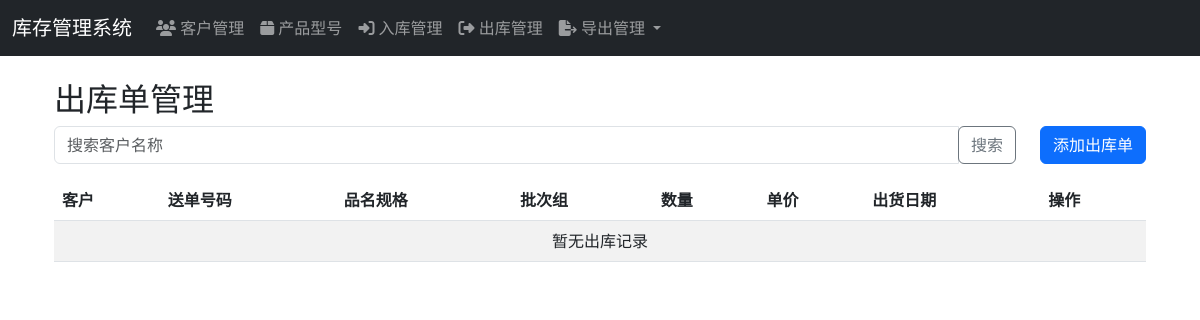
Before: /inventory/outbound/ (signed in) with the older database file.
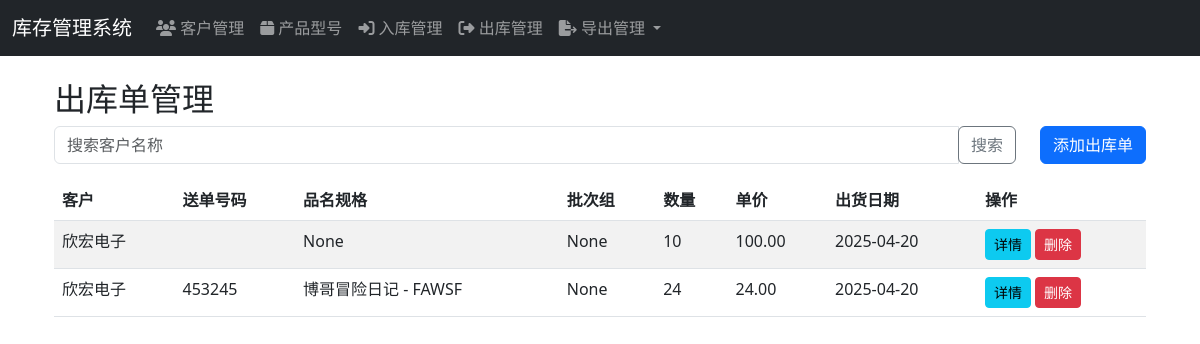
After: the same page with the newer database file.
### inventory/models.py (models this page shows, shortened)
class OutgoingShipment(models.Model):
    document_number = models.CharField('单据编号', max_length=50)
    customer = models.ForeignKey(Customer, on_delete=models.CASCADE, verbose_name='客户')
    product_type = models.ForeignKey(ProductType, on_delete=models.CASCADE, verbose_name='产品型号')
    batch_number = models.CharField('批号', max_length=50)
    product_spec = models.CharField(max_length=200, blank=True, null=True, verbose_name='品名规格')
    shipment_date = models.DateField('出货日期', default=timezone.now)
    order_number = models.CharField('选单号码', max_length=50, blank=True)  # 添加选单号码字段
    quantity = models.IntegerField('数量')
    unit_price = models.DecimalField('单价', max_digits=10, decimal_places=2)
    total_amount = models.DecimalField('总金额', max_digits=12, decimal_places=2)
    pin_pitch = models.CharField('脚距', max_length=50, blank=True)
    unit_weight = models.DecimalField('单重(g)', max_digits=10, decimal_places=2, null=True, blank=True)
    notes = models.TextField('备注', blank=True)
    batch_group_name = models.CharField(
        '批次组',
        max_length=100,
        blank=True,
        null=True,
        db_index=True  # Add index for better performance
    )
    AUDIT_STATUS_CHOICES = [
        ('PENDING', '待审核'),
        ('APPROVED', '已审核'),
        ('REJECTED', '已驳回'),
    ]
    audit_status = models.CharField('审核状态', max_length=10, choices=AUDIT_STATUS_CHOICES, default='PENDING')
    auditor = models.ForeignKey('auth.User', on_delete=models.SET_NULL, null=True, blank=True, verbose_name='审核人')
    audit_time = models.DateTimeField('审核时间', null=True, blank=True)
    created_at = models.DateTimeField('创建时间', auto_now_add=True)
    class Meta:
        verbose_name = '出货单据'
        verbose_name_plural = '出货单据'

class Customer(models.Model):
    name = models.CharField('客户名称', max_length=100)
    contact = models.CharField('联系人', max_length=50, blank=True)
    phone = models.CharField('联系电话', max_length=20, blank=True)
    address = models.TextField('地址', blank=True)
    batch_number = models.CharField('批号', max_length=50, blank=True)
    model_spec = models.CharField('型号规格', max_length=100, blank=True)
    pin_pitch = models.CharField('针距', max_length=50, blank=True)
    unit_price = models.DecimalField('单价', max_digits=10, decimal_places=2, default=0)
    created_at = models.DateTimeField('创建时间', auto_now_add=True)
    class Meta:
        verbose_name = '客户'
        verbose_name_plural = '客户'

### inventory/views.py (the view)
# urls.py: path('outbound/', views.outbound_list, name='outbound_list'),
@login_required
def outbound_list(request):
    outbound_shipments = OutgoingShipment.objects.all().select_related(
        'customer',
        'product_type'
    ).order_by('-created_at')
    print("查询到的出库单数量:", outbound_shipments.count())
    for shipment in outbound_shipments:
        print(f"出库单ID: {shipment.id}, 单号: {shipment.document_number}")
    return render(request, 'inventory/outbound_list.html', {
        'outbound_shipments': outbound_shipments
    })

### inventory/context_processors.py (called while the page is built)
def customers_processor(request):
    return {
        'customers': Customer.objects.all().order_by('name')
    }

### templates/inventory/outbound_list.html (shortened to what this page needs)
{% extends 'base.html' %}
{% block content %}
<div class="container mt-4">
    <h2>出库单管理</h2>
    <div class="row mb-3">
        <div class="col">
            <form class="form-inline" method="get">
                <div class="input-group">
                    <input type="text" class="form-control" name="search" value="{{ search_query }}" placeholder="搜索客户名称">
                    <div class="input-group-append">
                        <button class="btn btn-outline-secondary" type="submit">搜索</button>
                    </div>
                </div>
            </form>
        </div>
        <div class="col-auto">
            <a href="{% url 'inventory:outbound_add' %}" class="btn btn-primary">添加出库单</a>
        </div>
    </div>
    <div class="table-responsive">
        <table class="table table-striped">
            <thead>
                <tr>
                    <th>客户</th>
                    <th>送单号码</th>
                    <th>品名规格</th>
                    <th>批次组</th>
                    <th>数量</th>
                    <th>单价</th>
                    <th>出货日期</th>
                    <th>操作</th>
                </tr>
            </thead>
            <tbody>
                {% for outbound in outbound_shipments %}
                <tr>
                    <td>{{ outbound.customer.name }}</td>
                    <td>{{ outbound.order_number }}</td>
                    <td>{{ outbound.product_spec }}</td>
                    <td>{{ outbound.batch_group_name }}</td>
                    <td>{{ outbound.quantity }}</td>
                    <td>{{ outbound.unit_price }}</td>
                    <td>{{ outbound.shipment_date|date:"Y-m-d" }}</td>
                    <td>
                        <a href="{% url 'inventory:outbound_detail' outbound.id %}" class="btn btn-sm btn-info">详情</a>
                        <a href="{% url 'inventory:outbound_delete' outbound.id %}"
                           class="btn btn-sm btn-danger"
                           onclick="return confirm('确定要删除这条出库记录吗？')">删除</a>
                    </td>
                </tr>
                {% empty %}
                <tr>
                    <td colspan="8" class="text-center">暂无出库记录</td>
                </tr>
                {% endfor %}
            </tbody>
        </table>
    </div>
</div>
{% endblock %}

Changed rows visible on the page:
added OutgoingShipment: customer.name "欣宏电子", product_spec "None", batch_group_name "None", quantity "10", unit_price "100.00", shipment_date "2025-04-20"
added OutgoingShipment: customer.name "欣宏电子", order_number "453245", product_spec "博哥冒险日记 - FAWSF", batch_group_name "None", quantity "24", unit_price "24.00", shipment_date "2025-04-20"
Other visible differences:
text no longer shown: "暂无出库记录"
